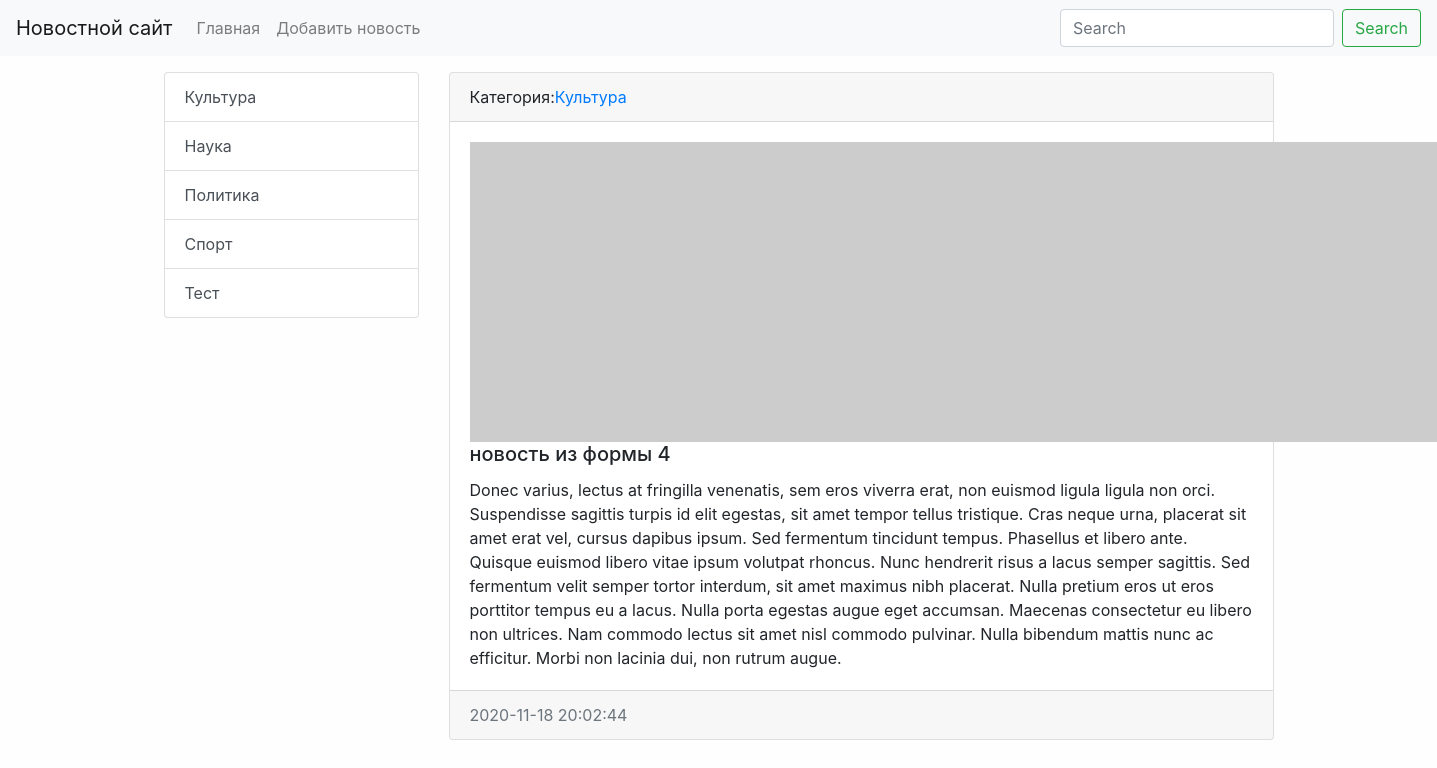
/news/12/, run on the app's committed database.
### news/models.py (models this page shows, shortened)
class Category(models.Model):
    title = models.CharField(max_length=150, db_index=True)
    def get_absolute_url(self):
        return reverse('category', kwargs={'category_id': self.pk})
    def __str__(self):
        return self.title
    class Meta:
        verbose_name = 'Категория'
        verbose_name_plural = 'Категории'
        ordering = ['title']

class News(models.Model):
    title = models.CharField(max_length=150, verbose_name='Наименование')
    content = models.TextField(blank=True, verbose_name='Контент')
    created_at = models.DateTimeField(auto_now_add=True, verbose_name='Создано')
    updated_at = models.DateTimeField(auto_now=True, verbose_name='Обновлено')
    photo = models.ImageField(upload_to='photo/%Y/%m/%d/', verbose_name='Фото', blank=True)
    is_published = models.BooleanField(default=True, verbose_name='Опубликовано')
    category = models.ForeignKey('Category', on_delete=models.PROTECT,  verbose_name='Категория')
    view = models.IntegerField(default=0)
    class Meta:
        verbose_name = 'Новость'
        verbose_name_plural = 'Новости'
        ordering = ['-created_at']

### news/views.py (the view)
# urls.py: path('news/<int:pk>/', ViewNews.as_view(), name='view_news'),
class ViewNews(DetailView):
    model = News
    template_name = 'news/news_detail.html'
    context_object_name = 'news_item'

### news/templatetags/news_tags.py (called while the page is built)
@register.simple_tag(name='get_list_categories')
def get_categories():
    return Category.objects.all()

@register.inclusion_tag('news/list_categories.html')
def show_categories():
    categories = Category.objects.all()
    return {'categories': categories}

### news/templates/news/news_detail.html (shortened to what this page needs)
{% extends 'base.html' %}
{% block sitebar %}
{% include 'inc/_sidebar.html' %}
{% endblock %}
{% block content %}
<div class="card bm-3">
  <div class="card-header">
    Категория:<a href="{{ news_item.category.get_absolute_url }}">{{ news_item.category }}</a>
  </div>
  <div class="card-body">
    {% if item.photo %}
    <img src="{{ news_item.photo.url }}" alt="" width="300" class="float-left mr-3">
    {% else %}
    <img src="https://picsum.photos/id/1060/300/235/?blur=2" alt="" class="mr-3">
    {% endif %}
    <h5 class="card-title \">{{ news_item.title }}</h5>
    <p class="card-text">{{ news_item.content }}</p>
  </div>
  <div class="card-footer text-muted">
    {{ news_item.created_at|date:"Y-m-d H:i:s" }}
  </div>
</div>
{% endblock %}

### news/templates/news/list_categories.html
<div class="list-group">
  {% for item in categories %}
  <a href=" {{ item.get_absolute_url }}" class="list-group-item list-group-item-action">{{ item.title }}</a>
  {% endfor %}
</div>

### mysite/static/css/style.css (style rules this page uses)
body { background-color: #fefefe; }

### data on the page
Category: title "Культура"
Category: title "Наука"
Category: title "Политика"
Category: title "Спорт"
Category: title "Тест"
News: category "Культура", title "новость из формы 4", content "Donec varius, lectus at fringilla venenatis, sem eros viverra erat, non euismod ligula ligula non orci. Suspendisse sagittis turpis id elit egestas, sit amet tempor tellus tristique. Cras neque urna, placerat sit amet erat vel, cursus dapibus ipsum. Sed fermentum tincidunt tempus. Phasellus et libero ante. Quisque euismod libero vitae ipsum volutpat rhoncus. Nunc hendrerit risus a lacus semper sagittis. Sed fermentum velit semper tortor interdum, sit amet maximus nibh placerat. Nulla pretium eros ut eros porttitor tempus eu a lacus. Nulla porta egestas augue eget accumsan. Maecenas consectetur eu libero non ultrices. Nam commodo lectus sit amet nisl commodo pulvinar. Nulla bibendum mattis…", created_at "2020-11-18 20:02:44"
